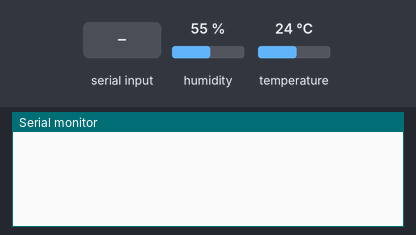
The sketch below on a simulated Arduino Uno, built with avr-gcc and run on an emulated ATmega328P. Shown: the last lines printed to the serial monitor. The inputs (shaded band) are chosen by the test bench; at power-on: humidity 55 %, temperature 24 °C.

Above: at 1.2 s.
1.3 s: "t\n" received over the second serial link
At 2.5 s:
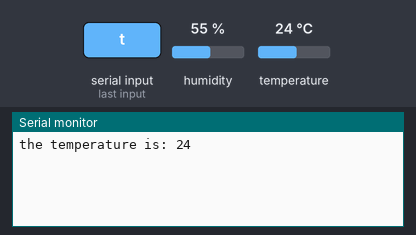
2.8 s: "h\n" received over the second serial link
At 4.2 s:
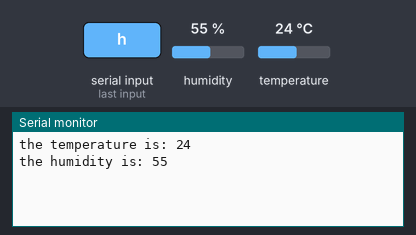

The sketch:

17.ino
```cpp
#include <SoftwareSerial.h>
#include <DHT.h>

int t = 2;
int r = 3;
int pin = 8;

DHT sensor(pin, DHT11);
SoftwareSerial ble(t,r);

void setup() {
  Serial.begin(9600);
  ble.begin(38400);
  sensor.begin();
}

void loop() {
  if(Serial.available()){
    ble.write(Serial.read());
  }
  if(ble.available()){
    char command = ble.read(); //char형태의 값을 읽어 들임
    if(command == 't'){ //char t와 비교하여 같으면
      int temp = sensor.readTemperature(); //센서로 부터 온도 값 읽어 들임
      String data = "the temperature is: "; //문자열 생성
      data.concat(temp);  //온도값을 문자열에 추가
      data.concat("\n");  //문자열의 끝을 알림
      ble.write(data.c_str()); //블루투스를 통하여 마스터로 전송
      Serial.println(data); //시리얼로 전송
    }
    if(command == 'h'){ //char h와 비교하여 같으면
      int humi = sensor.readHumidity(); //센서로 부터 습도 값 읽어 들임
      String data = "the humidity is: ";
      data.concat(humi);
      data.concat("\n");
      ble.write(data.c_str());
      Serial.println(data);
    }
  }
}
```

Measured:
- after the input at 1.3 s, the serial monitor: prints a new line at once (image 1)
- after the input at 2.8 s, the serial monitor: prints a new line at once (image 2)
